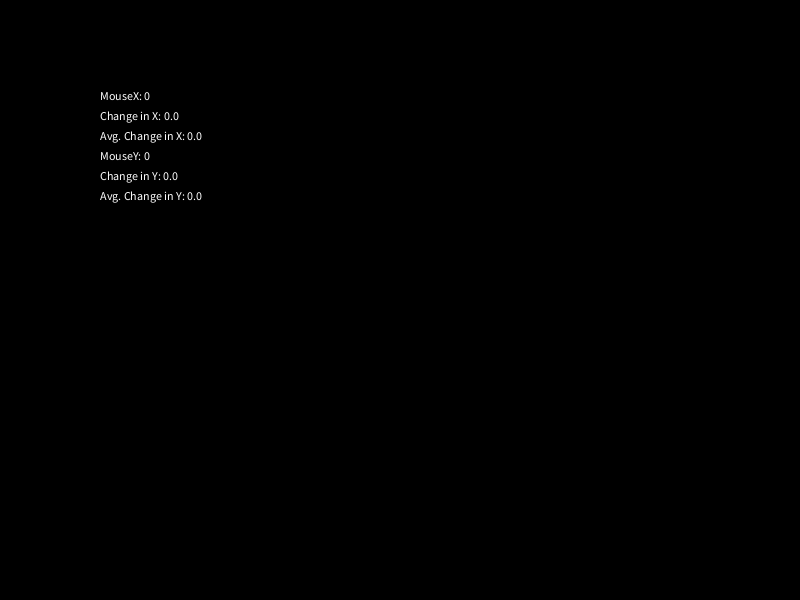
Frame 1 (no input)
Frame 60 (the mouse pressed at the canvas centre just before this capture): identical to frame 1, image omitted
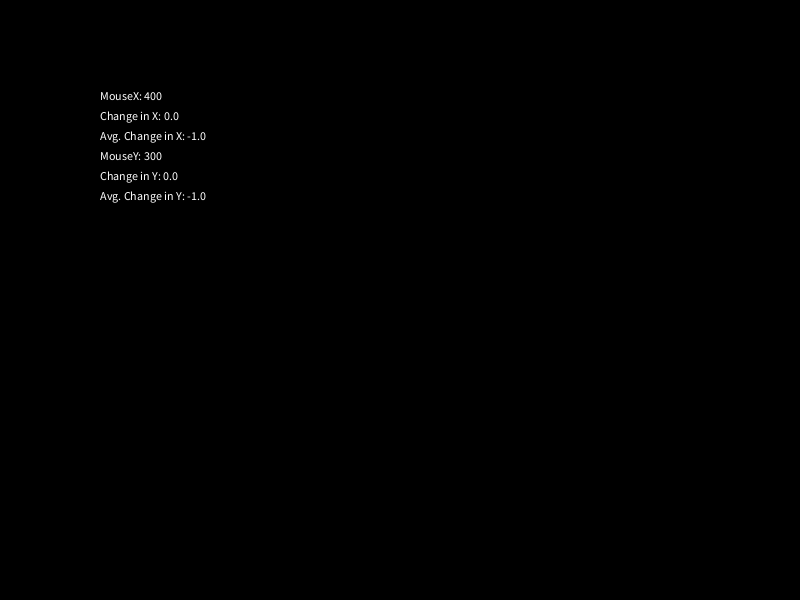
Frame 120 (the mouse held since frame 60 and released just before this capture)

The Processing sketch that drew these frames (run headless with seeded random() and noise(); from frame 60 on, the mouse is pressed at the canvas centre):

// Processing sketch: Mouse_01
// ── Mouse_01.pde
// Mouse_01.pde

// this short script just shows how we can extract information from a series of coordinates, in this case, the location of the mouse

// variables that will hold various mouse parameters
float xChange = 0;
float yChange = 0;
float lastMouseX = 0;
float lastMouseY = 0;
float meanXChange = 0.0;
float meanYChange = 0.0;

void setup()
{
  size(800, 600); // create a decent-sized window, so that the mouse has room to move
}

void draw()
{
  background(0); // fill the background with black

  // calculate how much the mouse has moved
  xChange = lastMouseX - mouseX;
  yChange = lastMouseY - mouseY;
  
  // calculate the average speed of the mouse
  meanXChange = floor((0.5 * meanXChange) + (0.5 * xChange));
  meanYChange = floor((0.5 * meanYChange) + (0.5 * yChange));
  
  // store the current mouse coordinates for use in the next round
  lastMouseX = mouseX;
  lastMouseY = mouseY;
  
  // show the mouse parameters on screen
  text("MouseX: " + mouseX, 100, 100);
  text("Change in X: " + xChange, 100, 120);
  text("Avg. Change in X: " + meanXChange, 100, 140);
  text("MouseY: " + mouseY, 100, 160);
  text("Change in Y: " + yChange, 100, 180);
  text("Avg. Change in Y: " + meanYChange, 100, 200);
}
